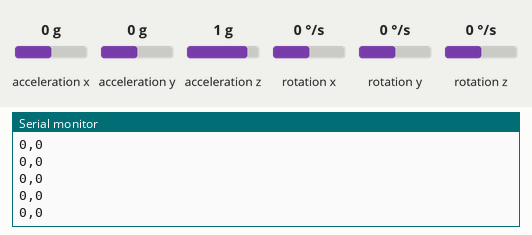
Recording of a sketch running on a simulated Arduino Leonardo, built with avr-gcc and run on an emulated ATmega32U4. Parts: the last lines printed to the serial monitor. Inputs (shaded band) come from the test bench; at power-on: acceleration x 0 g, acceleration y 0 g, acceleration z 1 g, rotation x 0 °/s, rotation y 0 °/s, rotation z 0 °/s.

Above: at 2.2 s.
2.3 s: acceleration x set to -1.4 g
At 2.48 s:
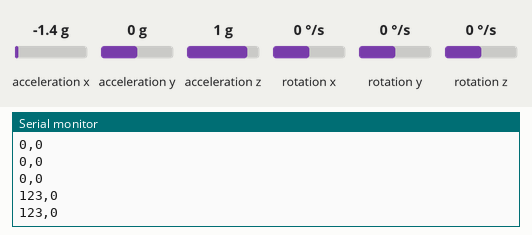
3.8 s: acceleration y set to -1.4 g
At 3.84 s:
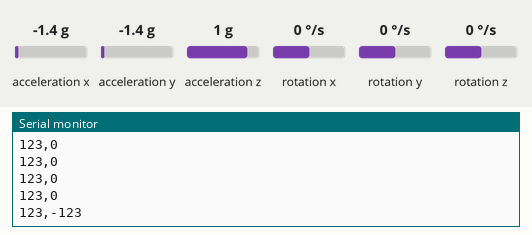
5.3 s: acceleration x set to -0.8 g
At 5.3 s:
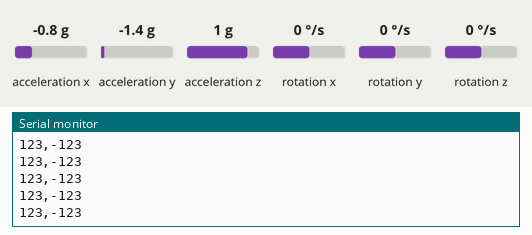
Timing chart, 0 to 8.3 s (numbered marks = the images above; inputs shaded):
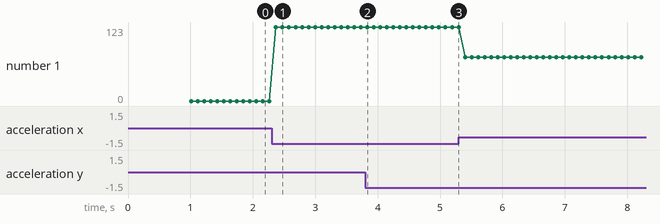

Measured:
- after the input at 2.3 s, the serial monitor: prints a new line after 0.07 s (image 1)
- after the input at 3.8 s, the serial monitor: prints a new line at once (image 2)
- plotted number 1: 0 → 123 after the input at 2.3 s, 123 → 73 after the input at 5.3 s

The sketch:

VeronaSegundaEntregaDos.ino
```cpp
#include "Wire.h"
#include "I2Cdev.h"
#include "MPU6050.h"
#include "math.h"

// AD0 low = 0x68
MPU6050 mpu;

int16_t ax, ay, az;  ///Datos acelerometro 1 - Leonardo
int16_t gx, gy, gz;
//Datos parseo
float datoX;
float datoY;

String datoXS;
int datoXI;

String datoYS;
int datoYI;

//Cajitas para promedio aceleromentro X
const int numLecturas = 15; //número de lecturas para el promedio
int lecturas[numLecturas]; //arreglo con las lecturas de la entrada analogica
int index = 0;
int total = 0;
float promedioX = 0;

//Cajitas para promedio aceleromentro Y
const int numLecturasy = 15; //número de lecturas para el promedio
int lecturasy[numLecturasy]; //arreglo con las lecturas de la entrada analogica
int indexy = 0;
int totaly = 0;
float promedioY = 0;

void setup() {
  Wire.begin();  //I2C bus
  Serial.begin(9600);
  while (!Serial) {
    ;  //esperar a que se conecte el puerto serial
  }

  // Serial.println("Inicializando comunicación I2C");
  mpu.initialize();


 // Verificar conexión
 // Serial.println(mpu.testConnection() ? "0x68 conectó" : "0x68 falló");

  delay(1000);
}

void loop() {

  mpu.getMotion6(&ax, &ay, &az, &gx, &gy, &gz);

  ax = -(ax / 1000);
  ay = (ay / 1000);

  //PROMEDIO AX
 /* total = total - lecturas[index];
  lecturas[index] = ax;
  total = total + lecturas[index];
  index = index + 1;

  if(index >= numLecturas)
  {
    index = 0;
  }

  promedioX = total / numLecturas;


  //PROMEDIO AY
  totaly = totaly - lecturasy[indexy];
  lecturasy[indexy] = ay;
  totaly = totaly + lecturasy[indexy];
  indexy = indexy + 1;

  if(indexy >= numLecturasy)
  {
    indexy = 0;
  }

  promedioY = totaly / numLecturasy;*/

  datoX = map(ax, -16, 16, -90, 90);
  datoXI = (int) datoX;
  datoXS = String(datoXI);

  datoY = map(ay, -16, 16, -90, 90);
  datoYI = (int) datoY;
  datoYS = String(datoYI);

  Serial.print(datoXS);
  Serial.print(",");
  Serial.println(datoYS);
 Serial.flush();
  delay(100);
}
```
